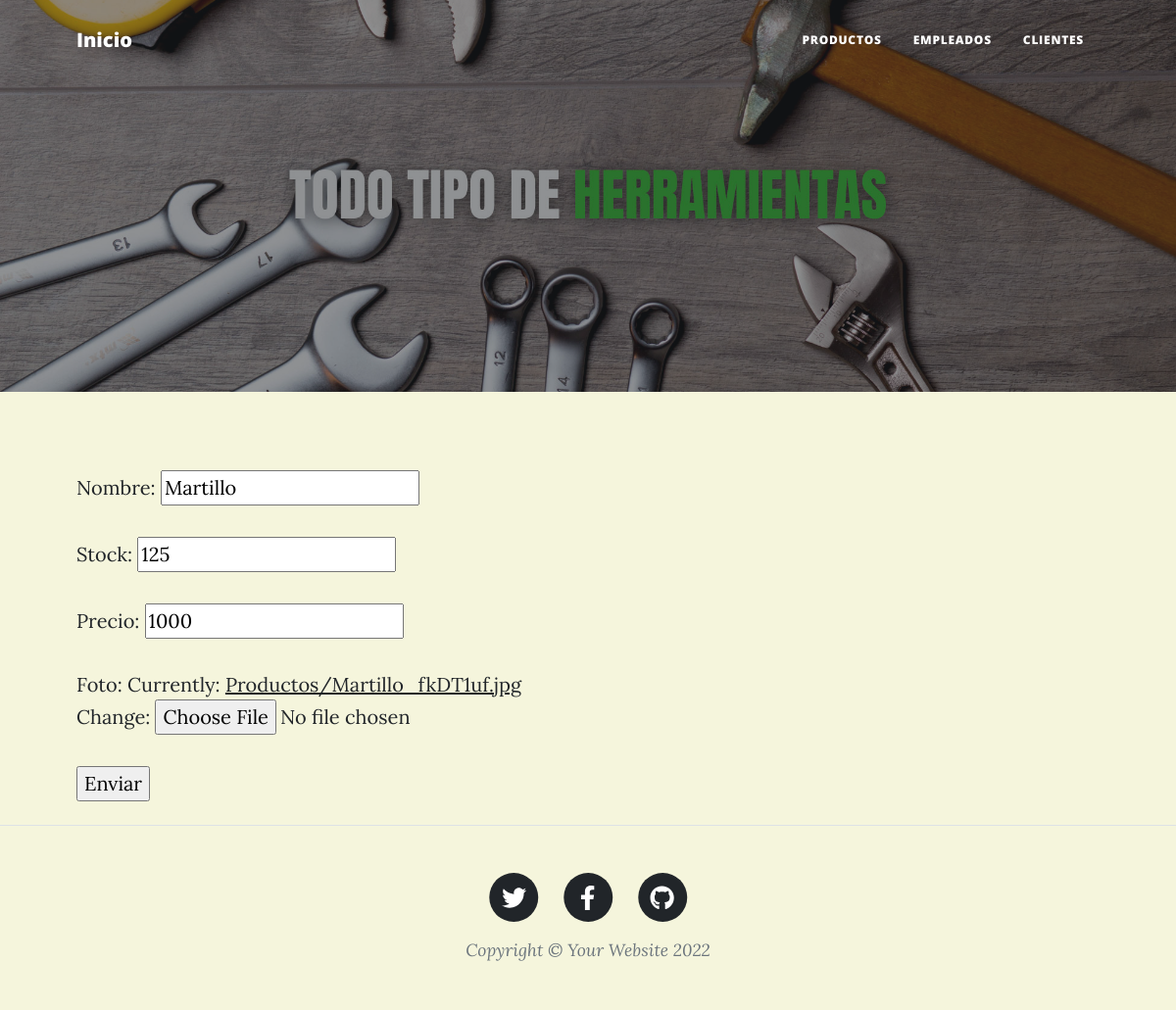
Page /webapp/editarProducto/2 on the committed database.
### WebApp/models.py (models this page shows, shortened)
class Productos(models.Model):
    nombre = models.CharField(max_length=50)
    stock = models.IntegerField()
    precio = models.IntegerField()
    Foto = models.ImageField(upload_to="Productos/", height_field=None, width_field=None, max_length=None)

### WebApp/views.py (the view)
# urls.py: path('editarProducto/<int:id>', editar_producto, name="editarProducto"),
def editar_producto(request, id):
    productos = Productos.objects.get(id=id)
    if request.method == "POST":
        formularioProductos= FormProductos(request.POST, request.FILES)
        if formularioProductos.is_valid():
            data= formularioProductos.cleaned_data
            productos.nombre=data["nombre"]
            productos.stock=data["stock"]
            productos.precio=data["precio"]
            productos.Foto=data["Foto"]
            productos.save()
            return render(request, "index.html")
    else:
        formularioProductos= FormProductos(initial={
            "nombre":productos.nombre,
            "stock":productos.stock,
            "precio":productos.precio,
            "Foto":productos.Foto,
        })
    return render(request, "editarProducto.html", {"formularioProductos": formularioProductos, "id": productos.id})

### WebApp/forms.py
class FormProductos(forms.ModelForm):
    class Meta:
        model = Productos
        fields = ('__all__')

### WebApp/templates/editarProducto.html (shortened to what this page needs)
{% extends 'father.html' %}
{% load static %}
{% block randomBlock %}
        <header class="masthead" style="background-image: url('{% static 'assets/img/herramientas-banner.jpg' %}')">
        </header>
        <article class="mb-4">
            <div class="container px-4 px-lg-5">
                <div class="row gx-4 gx-lg-5 justify-content-center">
                    <form action= "{% url 'editarProducto' id %}" method="POST" enctype="multipart/form-data">{% csrf_token %}
                        {{formularioProductos.as_p}}
                        <input type="submit" value="Enviar">
                    </form>
                </div>
            </div>
        </article>
    </body>
</html>
{% endblock randomBlock %}

### rows in the picture
Productos: nombre "Martillo", stock "125", precio "1000"
